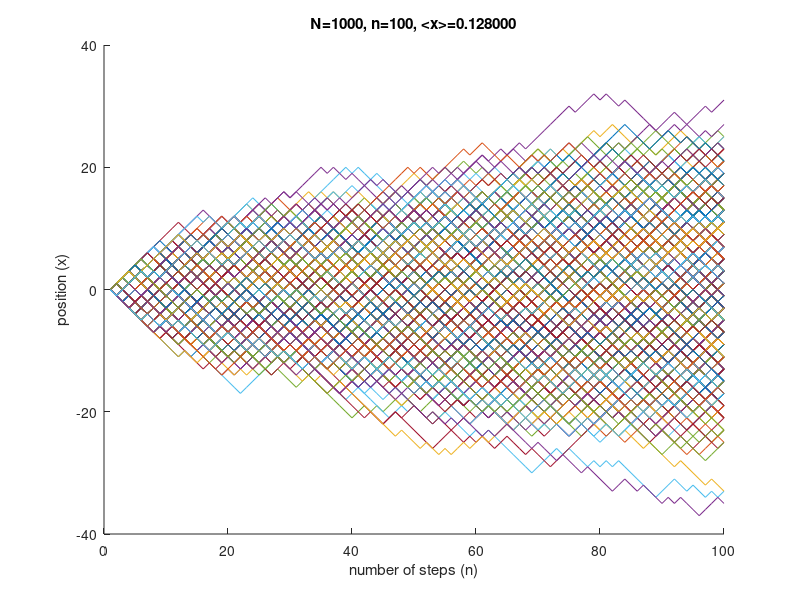

Write MATLAB code to recreate this figure. (Note: this script raises an error after producing the figure.)
clc;
clear;

% Parameters
N = 1000; % number of walkers
n = 100; % number of steps

% Initialize positions
positions = zeros(N, n);

% Random walk simulation
for i = 1:N
    for j = 2:n
        step = randi([0 1]) * 2 - 1; % step can be -1 or 1
        positions(i, j) = positions(i, j-1) + step;
    end
end

% Calculate mean position at final step
mean_position = mean(positions(:, end));

% Plot trajectories
figure;
hold on;
for i = 1:N
    plot(1:n, positions(i, :));
end
hold off;
xlabel('number of steps (n)');
ylabel('position (x)');
title(sprintf('N=%d, n=%d, <x>=%f', N, n, mean_position));

% Plot histogram
figure;
histogram(positions(:, end), 'Normalization', 'count');
xlabel('position');
ylabel('number of particles');
title('100 steps of random walk');
